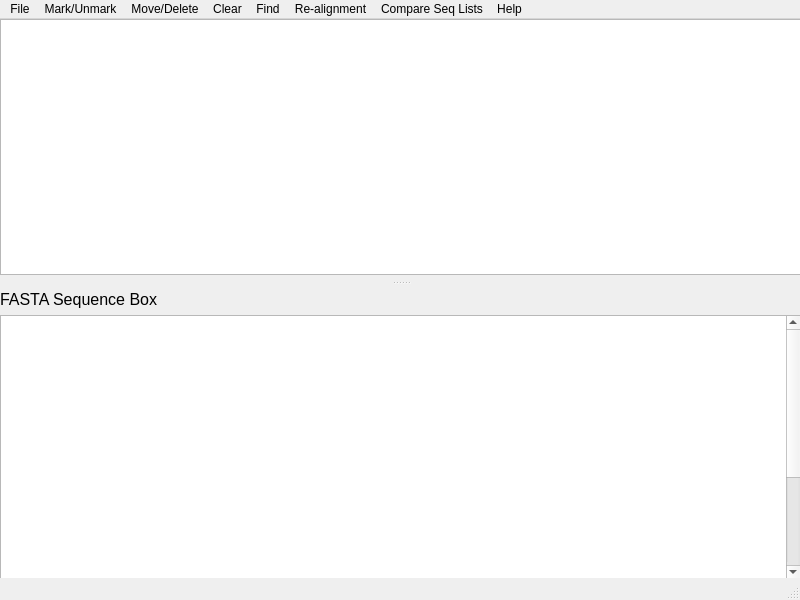
<?xml version="1.0" encoding="UTF-8"?>
<ui version="4.0">
 <class>SeqReportWindow</class>
 <widget class="QMainWindow" name="SeqReportWindow">
  <property name="windowModality">
   <enum>Qt::ApplicationModal</enum>
  </property>
  <property name="geometry">
   <rect>
    <x>0</x>
    <y>0</y>
    <width>800</width>
    <height>600</height>
   </rect>
  </property>
  <property name="focusPolicy">
   <enum>Qt::NoFocus</enum>
  </property>
  <property name="contextMenuPolicy">
   <enum>Qt::CustomContextMenu</enum>
  </property>
  <property name="windowTitle">
   <string>Select Target and Non-target Sequences</string>
  </property>
  <property name="unifiedTitleAndToolBarOnMac">
   <bool>true</bool>
  </property>
  <widget class="QWidget" name="centralwidget">
   <widget class="QWidget" name="widget" native="true">
    <property name="geometry">
     <rect>
      <x>0</x>
      <y>0</y>
      <width>801</width>
      <height>561</height>
     </rect>
    </property>
    <layout class="QGridLayout" name="gridLayout">
     <item row="0" column="0">
      <widget class="QSplitter" name="splitter">
       <property name="orientation">
        <enum>Qt::Vertical</enum>
       </property>
       <property name="handleWidth">
        <number>15</number>
       </property>
       <widget class="QTableView" name="tableView">
        <property name="enabled">
         <bool>true</bool>
        </property>
        <property name="sizePolicy">
         <sizepolicy hsizetype="Preferred" vsizetype="Preferred">
          <horstretch>0</horstretch>
          <verstretch>0</verstretch>
         </sizepolicy>
        </property>
        <property name="focusPolicy">
         <enum>Qt::NoFocus</enum>
        </property>
        <property name="contextMenuPolicy">
         <enum>Qt::CustomContextMenu</enum>
        </property>
        <property name="midLineWidth">
         <number>-1</number>
        </property>
        <property name="editTriggers">
         <set>QAbstractItemView::NoEditTriggers</set>
        </property>
        <property name="alternatingRowColors">
         <bool>true</bool>
        </property>
        <property name="selectionBehavior">
         <enum>QAbstractItemView::SelectRows</enum>
        </property>
        <property name="showGrid">
         <bool>true</bool>
        </property>
        <property name="gridStyle">
         <enum>Qt::SolidLine</enum>
        </property>
        <property name="sortingEnabled">
         <bool>true</bool>
        </property>
        <property name="wordWrap">
         <bool>false</bool>
        </property>
        <attribute name="verticalHeaderDefaultSectionSize">
         <number>23</number>
        </attribute>
       </widget>
       <widget class="QWidget" name="layoutWidget">
        <layout class="QVBoxLayout" name="verticalLayout">
         <item>
          <widget class="QLabel" name="label">
           <property name="font">
            <font>
             <pointsize>12</pointsize>
            </font>
           </property>
           <property name="text">
            <string>FASTA Sequence Box</string>
           </property>
          </widget>
         </item>
         <item>
          <widget class="QTextEdit" name="textEdit">
           <property name="sizePolicy">
            <sizepolicy hsizetype="Expanding" vsizetype="Expanding">
             <horstretch>0</horstretch>
             <verstretch>0</verstretch>
            </sizepolicy>
           </property>
           <property name="font">
            <font>
             <family>Courier New</family>
             <pointsize>10</pointsize>
            </font>
           </property>
           <property name="lineWrapMode">
            <enum>QTextEdit::NoWrap</enum>
           </property>
           <property name="html">
            <string>&lt;!DOCTYPE HTML PUBLIC &quot;-//W3C//DTD HTML 4.0//EN&quot; &quot;http://www.w3.org/TR/REC-html40/strict.dtd&quot;&gt;
&lt;html&gt;&lt;head&gt;&lt;meta name=&quot;qrichtext&quot; content=&quot;1&quot; /&gt;&lt;style type=&quot;text/css&quot;&gt;
p, li { white-space: pre-wrap; }
&lt;/style&gt;&lt;/head&gt;&lt;body style=&quot; font-family:'Courier New'; font-size:10pt; font-weight:400; font-style:normal;&quot;&gt;
&lt;table border=&quot;0&quot; style=&quot;-qt-table-type: root; margin-top:4px; margin-bottom:4px; margin-left:4px; margin-right:4px;&quot;&gt;
&lt;tr&gt;
&lt;td style=&quot;border: none;&quot;&gt;
&lt;p style=&quot;-qt-paragraph-type:empty; margin-top:0px; margin-bottom:0px; margin-left:0px; margin-right:0px; -qt-block-indent:0; text-indent:0px;&quot;&gt;&lt;br /&gt;&lt;/p&gt;
&lt;p style=&quot;-qt-paragraph-type:empty; margin-top:0px; margin-bottom:0px; margin-left:0px; margin-right:0px; -qt-block-indent:0; text-indent:0px;&quot;&gt;&lt;br /&gt;&lt;/p&gt;
&lt;p style=&quot;-qt-paragraph-type:empty; margin-top:0px; margin-bottom:0px; margin-left:0px; margin-right:0px; -qt-block-indent:0; text-indent:0px;&quot;&gt;&lt;br /&gt;&lt;/p&gt;
&lt;p style=&quot;-qt-paragraph-type:empty; margin-top:0px; margin-bottom:0px; margin-left:0px; margin-right:0px; -qt-block-indent:0; text-indent:0px;&quot;&gt;&lt;br /&gt;&lt;/p&gt;
&lt;p style=&quot;-qt-paragraph-type:empty; margin-top:0px; margin-bottom:0px; margin-left:0px; margin-right:0px; -qt-block-indent:0; text-indent:0px;&quot;&gt;&lt;br /&gt;&lt;/p&gt;
&lt;p style=&quot;-qt-paragraph-type:empty; margin-top:0px; margin-bottom:0px; margin-left:0px; margin-right:0px; -qt-block-indent:0; text-indent:0px;&quot;&gt;&lt;br /&gt;&lt;/p&gt;
&lt;p style=&quot;-qt-paragraph-type:empty; margin-top:0px; margin-bottom:0px; margin-left:0px; margin-right:0px; -qt-block-indent:0; text-indent:0px;&quot;&gt;&lt;br /&gt;&lt;/p&gt;
&lt;p style=&quot;-qt-paragraph-type:empty; margin-top:0px; margin-bottom:0px; margin-left:0px; margin-right:0px; -qt-block-indent:0; text-indent:0px;&quot;&gt;&lt;br /&gt;&lt;/p&gt;
&lt;p style=&quot;-qt-paragraph-type:empty; margin-top:0px; margin-bottom:0px; margin-left:0px; margin-right:0px; -qt-block-indent:0; text-indent:0px;&quot;&gt;&lt;br /&gt;&lt;/p&gt;
&lt;p style=&quot;-qt-paragraph-type:empty; margin-top:0px; margin-bottom:0px; margin-left:0px; margin-right:0px; -qt-block-indent:0; text-indent:0px;&quot;&gt;&lt;br /&gt;&lt;/p&gt;
&lt;p style=&quot;-qt-paragraph-type:empty; margin-top:0px; margin-bottom:0px; margin-left:0px; margin-right:0px; -qt-block-indent:0; text-indent:0px;&quot;&gt;&lt;br /&gt;&lt;/p&gt;
&lt;p style=&quot;-qt-paragraph-type:empty; margin-top:0px; margin-bottom:0px; margin-left:0px; margin-right:0px; -qt-block-indent:0; text-indent:0px;&quot;&gt;&lt;br /&gt;&lt;/p&gt;
&lt;p style=&quot;-qt-paragraph-type:empty; margin-top:0px; margin-bottom:0px; margin-left:0px; margin-right:0px; -qt-block-indent:0; text-indent:0px;&quot;&gt;&lt;br /&gt;&lt;/p&gt;
&lt;p style=&quot;-qt-paragraph-type:empty; margin-top:0px; margin-bottom:0px; margin-left:0px; margin-right:0px; -qt-block-indent:0; text-indent:0px;&quot;&gt;&lt;br /&gt;&lt;/p&gt;
&lt;p style=&quot;-qt-paragraph-type:empty; margin-top:0px; margin-bottom:0px; margin-left:0px; margin-right:0px; -qt-block-indent:0; text-indent:0px;&quot;&gt;&lt;br /&gt;&lt;/p&gt;
&lt;p style=&quot;-qt-paragraph-type:empty; margin-top:0px; margin-bottom:0px; margin-left:0px; margin-right:0px; -qt-block-indent:0; text-indent:0px;&quot;&gt;&lt;br /&gt;&lt;/p&gt;
&lt;p style=&quot;-qt-paragraph-type:empty; margin-top:0px; margin-bottom:0px; margin-left:0px; margin-right:0px; -qt-block-indent:0; text-indent:0px;&quot;&gt;&lt;br /&gt;&lt;/p&gt;
&lt;p style=&quot;-qt-paragraph-type:empty; margin-top:0px; margin-bottom:0px; margin-left:0px; margin-right:0px; -qt-block-indent:0; text-indent:0px;&quot;&gt;&lt;br /&gt;&lt;/p&gt;
&lt;p style=&quot;-qt-paragraph-type:empty; margin-top:0px; margin-bottom:0px; margin-left:0px; margin-right:0px; -qt-block-indent:0; text-indent:0px; font-family:'SimSun';&quot;&gt;&lt;br /&gt;&lt;/p&gt;
&lt;p style=&quot;-qt-paragraph-type:empty; margin-top:0px; margin-bottom:0px; margin-left:0px; margin-right:0px; -qt-block-indent:0; text-indent:0px; font-family:'TlwgMono'; font-size:11pt;&quot;&gt;&lt;br /&gt;&lt;/p&gt;
&lt;p style=&quot;-qt-paragraph-type:empty; margin-top:0px; margin-bottom:0px; margin-left:0px; margin-right:0px; -qt-block-indent:0; text-indent:0px; font-family:'SimSun'; font-size:11pt;&quot;&gt;&lt;br /&gt;&lt;/p&gt;
&lt;p style=&quot;-qt-paragraph-type:empty; margin-top:0px; margin-bottom:0px; margin-left:0px; margin-right:0px; -qt-block-indent:0; text-indent:0px; font-family:'SimSun'; font-size:8pt;&quot;&gt;&lt;br /&gt;&lt;/p&gt;
&lt;p style=&quot;-qt-paragraph-type:empty; margin-top:0px; margin-bottom:0px; margin-left:0px; margin-right:0px; -qt-block-indent:0; text-indent:0px; font-family:'Sans';&quot;&gt;&lt;br /&gt;&lt;/p&gt;
&lt;p style=&quot;-qt-paragraph-type:empty; margin-top:0px; margin-bottom:0px; margin-left:0px; margin-right:0px; -qt-block-indent:0; text-indent:0px; font-family:'Sans';&quot;&gt;&lt;br /&gt;&lt;/p&gt;
&lt;p style=&quot;-qt-paragraph-type:empty; margin-top:0px; margin-bottom:0px; margin-left:0px; margin-right:0px; -qt-block-indent:0; text-indent:0px; font-family:'Sans';&quot;&gt;&lt;br /&gt;&lt;/p&gt;
&lt;p style=&quot;-qt-paragraph-type:empty; margin-top:0px; margin-bottom:0px; margin-left:0px; margin-right:0px; -qt-block-indent:0; text-indent:0px; font-family:'Sans';&quot;&gt;&lt;br /&gt;&lt;/p&gt;&lt;/td&gt;&lt;/tr&gt;&lt;/table&gt;&lt;/body&gt;&lt;/html&gt;</string>
           </property>
          </widget>
         </item>
        </layout>
       </widget>
      </widget>
     </item>
    </layout>
   </widget>
  </widget>
  <widget class="QMenuBar" name="menubar">
   <property name="geometry">
    <rect>
     <x>0</x>
     <y>0</y>
     <width>800</width>
     <height>24</height>
    </rect>
   </property>
   <property name="nativeMenuBar">
    <bool>false</bool>
   </property>
   <widget class="QMenu" name="menuFile">
    <property name="title">
     <string>File</string>
    </property>
    <addaction name="actionLoad_Seed_Sequence_and_Hit_Table"/>
    <addaction name="actionLoad_Seed_Sequence_List_sequence_File"/>
    <addaction name="actionSave_Seed_Sequence_List_sequence_File"/>
    <addaction name="actionSave_Seed_Sequence_List_as_Tab_Delimited_File_Excel_File"/>
    <addaction name="actionSave_FASTA_Sequences_as"/>
    <addaction name="actionAdd_FASTA_Sequences_to_An_Existing_File"/>
    <addaction name="actionExit"/>
   </widget>
   <widget class="QMenu" name="menuMark_Unmark">
    <property name="title">
     <string>Mark/Unmark</string>
    </property>
    <addaction name="actionMark_Sequences"/>
    <addaction name="actionUnmark_Sequences"/>
    <addaction name="actionReverse_Marked_and_Unmark"/>
   </widget>
   <widget class="QMenu" name="menuMove_Delete">
    <property name="title">
     <string>Move/Delete</string>
    </property>
    <addaction name="actionMove_Marked_Sequences_to_FASTA_Sequence_Box"/>
    <addaction name="actionDelete_Marked_Sequences"/>
    <addaction name="actionDelete_Selected_Sequences"/>
   </widget>
   <widget class="QMenu" name="menuClear">
    <property name="title">
     <string>Clear</string>
    </property>
    <addaction name="actionClear_FASTA_Sequence_Box"/>
   </widget>
   <widget class="QMenu" name="menuFind">
    <property name="title">
     <string>Find</string>
    </property>
    <addaction name="actionFind_Sequence"/>
    <addaction name="actionFind_Next"/>
   </widget>
   <widget class="QMenu" name="menuRe_alignment">
    <property name="title">
     <string>Re-alignment</string>
    </property>
    <addaction name="actionChange_Sequence_Alignment_Setting"/>
    <addaction name="actionUpdate_Identity_for_all_Sequences"/>
   </widget>
   <widget class="QMenu" name="menuCompare_Seq_Lists">
    <property name="title">
     <string>Compare Seq Lists</string>
    </property>
    <addaction name="actionLoad_GenBank_gb_File_to_Be_compared"/>
    <addaction name="actionDisplay_Sequences_not_in_Sequence_List"/>
    <addaction name="actionDisplay_Sequences_not_in_GenBank_File"/>
   </widget>
   <widget class="QMenu" name="menuHelop">
    <property name="title">
     <string>Help</string>
    </property>
    <addaction name="actionPRISE_Manual"/>
    <addaction name="actionPRISE_Tuturial"/>
   </widget>
   <addaction name="menuFile"/>
   <addaction name="menuMark_Unmark"/>
   <addaction name="menuMove_Delete"/>
   <addaction name="menuClear"/>
   <addaction name="menuFind"/>
   <addaction name="menuRe_alignment"/>
   <addaction name="menuCompare_Seq_Lists"/>
   <addaction name="menuHelop"/>
  </widget>
  <widget class="QStatusBar" name="statusbar"/>
  <action name="actionLoad_Seed_Sequence_and_Hit_Table">
   <property name="text">
    <string>Load Seed Sequence and Hit Table</string>
   </property>
  </action>
  <action name="actionLoad_Seed_Sequence_List_sequence_File">
   <property name="text">
    <string>Load Sequence List (.sequence File)</string>
   </property>
  </action>
  <action name="actionSave_Seed_Sequence_List_sequence_File">
   <property name="text">
    <string>Save Sequence List (.sequence File)</string>
   </property>
  </action>
  <action name="actionSave_Seed_Sequence_List_as_Tab_Delimited_File_Excel_File">
   <property name="text">
    <string>Save Sequence List as Tab Delimited File (Excel File)</string>
   </property>
  </action>
  <action name="actionSave_FASTA_Sequences_as">
   <property name="text">
    <string>Save FASTA Sequences as</string>
   </property>
  </action>
  <action name="actionAdd_FASTA_Sequences_to_An_Existing_File">
   <property name="text">
    <string>Add FASTA Sequences to (An Existing File)</string>
   </property>
  </action>
  <action name="actionExit">
   <property name="text">
    <string>Exit</string>
   </property>
  </action>
  <action name="actionMark_Sequences">
   <property name="text">
    <string>Mark Sequences </string>
   </property>
  </action>
  <action name="actionUnmark_Sequences">
   <property name="text">
    <string>Unmark Sequences</string>
   </property>
  </action>
  <action name="actionReverse_Marked_and_Unmark">
   <property name="text">
    <string>Reverse Marked and Unmarked</string>
   </property>
  </action>
  <action name="actionMove_Marked_Sequences_to_FASTA_Sequence_Box">
   <property name="text">
    <string>Move Marked Sequences to FASTA Sequence Box</string>
   </property>
  </action>
  <action name="actionDelete_Marked_Sequences">
   <property name="text">
    <string>Delete Marked Sequences</string>
   </property>
  </action>
  <action name="actionDelete_Selected_Sequences">
   <property name="text">
    <string>Delete Selected Sequences</string>
   </property>
  </action>
  <action name="actionClear_FASTA_Sequence_Box">
   <property name="text">
    <string>Clear FASTA Sequence Box</string>
   </property>
  </action>
  <action name="actionFind_Sequence">
   <property name="text">
    <string>&amp;Find Sequence</string>
   </property>
  </action>
  <action name="actionFind_Next">
   <property name="text">
    <string>Find &amp;Next</string>
   </property>
  </action>
  <action name="actionChange_Sequence_Alignment_Setting">
   <property name="text">
    <string>Change Sequence Alignment Settings</string>
   </property>
  </action>
  <action name="actionUpdate_Identity_for_all_Sequences">
   <property name="text">
    <string>Update % Identity for All Sequences</string>
   </property>
  </action>
  <action name="actionPRISE_Manual">
   <property name="text">
    <string>PRISE2 Manual</string>
   </property>
  </action>
  <action name="actionPRISE_Tuturial">
   <property name="text">
    <string>PRISE2 Tutorial</string>
   </property>
  </action>
  <action name="actionLoad_GenBank_gb_File_to_Be_compared">
   <property name="text">
    <string>Load GenBank (.gb) File to be Compared to Current List</string>
   </property>
  </action>
  <action name="actionDisplay_Sequences_not_in_Sequence_List">
   <property name="text">
    <string>Display Sequences not in Sequence List</string>
   </property>
  </action>
  <action name="actionDisplay_Sequences_not_in_GenBank_File">
   <property name="text">
    <string>Display Sequences not in GenBank File</string>
   </property>
  </action>
 </widget>
 <resources/>
 <connections>
  <connection>
   <sender>tableView</sender>
   <signal>customContextMenuRequested(QPoint)</signal>
   <receiver>SeqReportWindow</receiver>
   <slot>rightClick(QPoint)</slot>
   <hints>
    <hint type="sourcelabel">
     <x>83</x>
     <y>136</y>
    </hint>
    <hint type="destinationlabel">
     <x>-5</x>
     <y>131</y>
    </hint>
   </hints>
  </connection>
 </connections>
 <slots>
  <slot>click(QModelIndex)</slot>
  <slot>rightClick(QPoint)</slot>
 </slots>
</ui>
